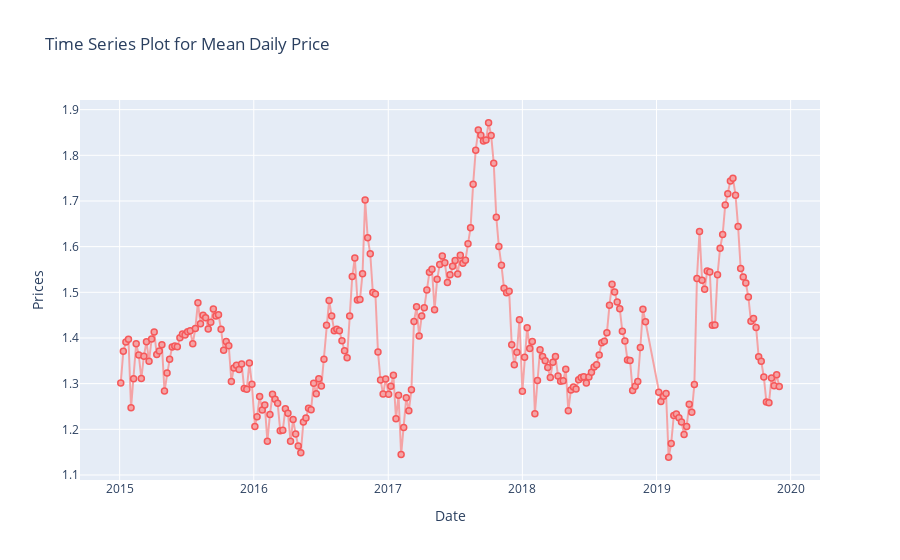

The cell this chart's notebook holds for it:
### Markdown cell above
This is one of the most interesting data for us in this dataset.

### Code cell
#Let's plot a overall time series for the Average Price.

import plotly
from plotly.offline import init_notebook_mode, iplot
import plotly.graph_objs as go
init_notebook_mode(connected=True)

groupBy_Overall = df.groupby('Date').mean()

scatter = go.Scatter(x=groupBy_Overall.AveragePrice.index, y=groupBy_Overall.AveragePrice,mode='lines+markers',
                    marker=dict(
                                 color='rgb(248,146,146)',
                                 line=dict(
                                 color='rgb(249,52,52)',
                                 width=1.5)),
                                opacity=0.8)
data = [scatter]
layout = go.Layout(title='Time Series Plot for Mean Daily Price',
                  xaxis={'title':'Date'},yaxis={'title':'Prices'})

figure = go.Figure(data=data, layout=layout)
iplot(figure)

### Figure 1 — Plotly figure (JSON) as saved in the notebook; plotly's stock layout.template omitted (floating-point values rounded to 4 significant figures; data arrays with more than 128 entries replaced by an {"elided": "..."} marker saying what was removed)
{"data": [{"marker": {"color": "rgb(248,146,146)", "line": {"color": "rgb(249,52,52)", "width": 1.5}}, "mode": "lines+markers", "opacity": 0.8, "type": "scatter", "x": {"elided": "253 str values"}, "y": {"elided": "253 float values"}}], "layout": {"title": {"text": "Time Series Plot for Mean Daily Price"}, "xaxis": {"title": {"text": "Date"}}, "yaxis": {"title": {"text": "Prices"}}}}
